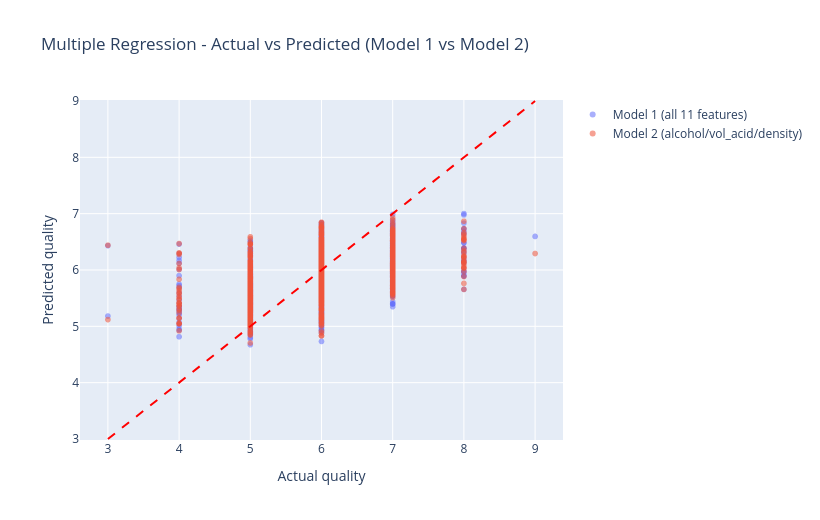

The notebook cell this image was saved under:
### Markdown cell above
### 3b. Actual vs Predicted - Model 1 vs Model 2 (Plotly showcase)

### Code cell
# Put both model predictions in one simple DataFrame for px.scatter
plot_df = pd.concat([
    pd.DataFrame({'actual': y_test.values, 'predicted': y_pred_multi1,
                  'model': 'Model 1 (all 11 features)'}),
    pd.DataFrame({'actual': y_test.values, 'predicted': y_pred_multi2,
                  'model': 'Model 2 (alcohol/vol_acid/density)'}),
])

lo = float(plot_df[['actual', 'predicted']].min().min())
hi = float(plot_df[['actual', 'predicted']].max().max())

fig = px.scatter(plot_df, x='actual', y='predicted', color='model',
                 opacity=0.55,
                 title='Multiple Regression - Actual vs Predicted (Model 1 vs Model 2)',
                 labels={'actual': 'Actual quality', 'predicted': 'Predicted quality'})
fig.add_shape(type='line', x0=lo, y0=lo, x1=hi, y1=hi,
              line=dict(color='red', dash='dash'))
fig.update_layout(width=820, height=520, legend_title_text='')
fig.show()

print(f'Model 1 R² = {r2_score(y_test, y_pred_multi1):.4f}')
print(f'Model 2 R² = {r2_score(y_test, y_pred_multi2):.4f}')

### Figure 1 — Plotly figure (JSON) as saved in the notebook; plotly's stock layout.template omitted (floating-point values rounded to 4 significant figures; data arrays with more than 128 entries replaced by an {"elided": "..."} marker saying what was removed)
{"data": [{"hovertemplate": "model=Model 1 (all 11 features)<br>Actual quality=%{x}<br>Predicted quality=%{y}<extra></extra>", "legendgroup": "Model 1 (all 11 features)", "marker": {"color": "#636efa", "opacity": 0.55, "symbol": "circle"}, "mode": "markers", "name": "Model 1 (all 11 features)", "showlegend": true, "type": "scattergl", "x": {"elided": "1019 int values"}, "xaxis": "x", "y": {"elided": "1019 float values"}, "yaxis": "y"}, {"hovertemplate": "model=Model 2 (alcohol/vol_acid/density)<br>Actual quality=%{x}<br>Predicted quality=%{y}<extra></extra>", "legendgroup": "Model 2 (alcohol/vol_acid/density)", "marker": {"color": "#EF553B", "opacity": 0.55, "symbol": "circle"}, "mode": "markers", "name": "Model 2 (alcohol/vol_acid/density)", "showlegend": true, "type": "scattergl", "x": {"elided": "1019 int values"}, "xaxis": "x", "y": {"elided": "1019 float values"}, "yaxis": "y"}], "layout": {"height": 520, "legend": {"title": {"text": ""}, "tracegroupgap": 0}, "shapes": [{"line": {"color": "red", "dash": "dash"}, "type": "line", "x0": 3, "x1": 9, "y0": 3, "y1": 9}], "title": {"text": "Multiple Regression - Actual vs Predicted (Model 1 vs Model 2)"}, "width": 820, "xaxis": {"anchor": "y", "domain": [0, 1], "title": {"text": "Actual quality"}}, "yaxis": {"anchor": "x", "domain": [0, 1], "title": {"text": "Predicted quality"}}}}
